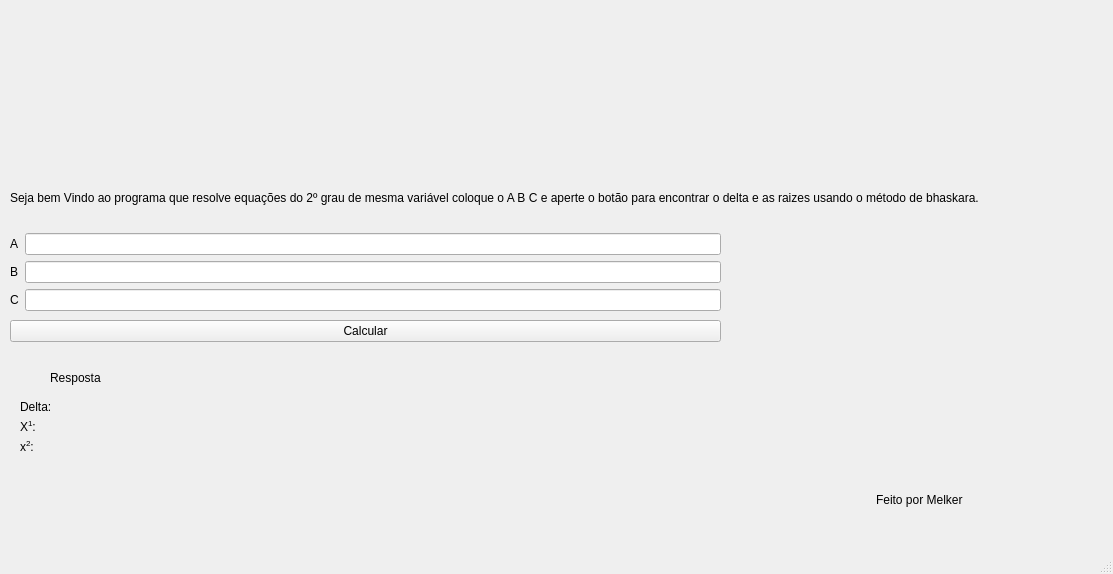
<?xml version="1.0" encoding="UTF-8"?>
<ui version="4.0">
 <class>MainWindow</class>
 <widget class="QMainWindow" name="MainWindow">
  <property name="geometry">
   <rect>
    <x>0</x>
    <y>0</y>
    <width>1113</width>
    <height>574</height>
   </rect>
  </property>
  <property name="windowTitle">
   <string>MainWindow</string>
  </property>
  <widget class="QWidget" name="centralwidget">
   <widget class="QLabel" name="label">
    <property name="geometry">
     <rect>
      <x>450</x>
      <y>0</y>
      <width>211</width>
      <height>171</height>
     </rect>
    </property>
    <property name="minimumSize">
     <size>
      <width>211</width>
      <height>0</height>
     </size>
    </property>
    <property name="text">
     <string/>
    </property>
    <property name="pixmap">
     <pixmap resource="Recursos.qrc">:/new/imagens/PinClipart.com_little-mermaid-clipart-black_527827.png</pixmap>
    </property>
    <property name="scaledContents">
     <bool>true</bool>
    </property>
   </widget>
   <widget class="QLabel" name="label_2">
    <property name="geometry">
     <rect>
      <x>10</x>
      <y>190</y>
      <width>1131</width>
      <height>16</height>
     </rect>
    </property>
    <property name="minimumSize">
     <size>
      <width>1131</width>
      <height>0</height>
     </size>
    </property>
    <property name="text">
     <string>&lt;!DOCTYPE HTML PUBLIC &quot;-//W3C//DTD HTML 4.0//EN&quot; &quot;http://www.w3.org/TR/REC-html40/strict.dtd&quot;&gt;
&lt;html&gt;&lt;head&gt;&lt;meta name=&quot;qrichtext&quot; content=&quot;1&quot; /&gt;&lt;style type=&quot;text/css&quot;&gt;
p, li { white-space: pre-wrap; }
&lt;/style&gt;&lt;/head&gt;&lt;body style=&quot; font-family:'Sans Serif'; font-size:9pt; font-weight:400; font-style:normal;&quot;&gt;
&lt;p align=&quot;justify&quot; style=&quot; margin-top:12px; margin-bottom:12px; margin-left:0px; margin-right:0px; -qt-block-indent:0; text-indent:0px;&quot;&gt;Seja bem Vindo ao programa que resolve equações do 2º grau de mesma variável coloque o A B C e aperte o botão para encontrar o delta e as raizes usando o método de bhaskara.&lt;/p&gt;&lt;/body&gt;&lt;/html&gt;</string>
    </property>
    <property name="textFormat">
     <enum>Qt::AutoText</enum>
    </property>
   </widget>
   <widget class="QLabel" name="label_9">
    <property name="geometry">
     <rect>
      <x>50</x>
      <y>370</y>
      <width>61</width>
      <height>16</height>
     </rect>
    </property>
    <property name="minimumSize">
     <size>
      <width>61</width>
      <height>0</height>
     </size>
    </property>
    <property name="text">
     <string>Resposta</string>
    </property>
   </widget>
   <widget class="QWidget" name="layoutWidget">
    <property name="geometry">
     <rect>
      <x>20</x>
      <y>400</y>
      <width>121</width>
      <height>61</height>
     </rect>
    </property>
    <property name="minimumSize">
     <size>
      <width>121</width>
      <height>0</height>
     </size>
    </property>
    <layout class="QFormLayout" name="formLayout">
     <item row="0" column="0">
      <layout class="QVBoxLayout" name="verticalLayout_3">
       <item>
        <widget class="QLabel" name="label_3">
         <property name="minimumSize">
          <size>
           <width>37</width>
           <height>0</height>
          </size>
         </property>
         <property name="text">
          <string>Delta:</string>
         </property>
        </widget>
       </item>
       <item>
        <widget class="QLabel" name="label_4">
         <property name="minimumSize">
          <size>
           <width>37</width>
           <height>0</height>
          </size>
         </property>
         <property name="text">
          <string>&lt;html&gt;&lt;head/&gt;&lt;body&gt;&lt;p&gt;X&lt;span style=&quot; vertical-align:super;&quot;&gt;1&lt;/span&gt;: &lt;/p&gt;&lt;/body&gt;&lt;/html&gt;</string>
         </property>
        </widget>
       </item>
       <item>
        <widget class="QLabel" name="label_5">
         <property name="minimumSize">
          <size>
           <width>37</width>
           <height>0</height>
          </size>
         </property>
         <property name="text">
          <string>&lt;html&gt;&lt;head/&gt;&lt;body&gt;&lt;p&gt;x&lt;span style=&quot; vertical-align:super;&quot;&gt;2&lt;/span&gt;:&lt;/p&gt;&lt;/body&gt;&lt;/html&gt;</string>
         </property>
        </widget>
       </item>
      </layout>
     </item>
     <item row="0" column="1">
      <layout class="QVBoxLayout" name="verticalLayout_4">
       <item>
        <widget class="QLabel" name="Delta">
         <property name="minimumSize">
          <size>
           <width>72</width>
           <height>0</height>
          </size>
         </property>
         <property name="text">
          <string/>
         </property>
        </widget>
       </item>
       <item>
        <widget class="QLabel" name="x1">
         <property name="minimumSize">
          <size>
           <width>72</width>
           <height>0</height>
          </size>
         </property>
         <property name="text">
          <string/>
         </property>
        </widget>
       </item>
       <item>
        <widget class="QLabel" name="x2">
         <property name="minimumSize">
          <size>
           <width>72</width>
           <height>0</height>
          </size>
         </property>
         <property name="text">
          <string/>
         </property>
        </widget>
       </item>
      </layout>
     </item>
    </layout>
   </widget>
   <widget class="QWidget" name="layoutWidget">
    <property name="geometry">
     <rect>
      <x>10</x>
      <y>230</y>
      <width>711</width>
      <height>116</height>
     </rect>
    </property>
    <layout class="QVBoxLayout" name="verticalLayout_5">
     <item>
      <layout class="QGridLayout" name="gridLayout">
       <item row="0" column="1">
        <layout class="QVBoxLayout" name="verticalLayout">
         <item>
          <widget class="QLineEdit" name="temA"/>
         </item>
         <item>
          <widget class="QLineEdit" name="temB"/>
         </item>
         <item>
          <widget class="QLineEdit" name="temC"/>
         </item>
        </layout>
       </item>
       <item row="0" column="0">
        <layout class="QVBoxLayout" name="verticalLayout_2">
         <item>
          <widget class="QLabel" name="ax">
           <property name="text">
            <string>A</string>
           </property>
          </widget>
         </item>
         <item>
          <widget class="QLabel" name="bx">
           <property name="text">
            <string>B</string>
           </property>
          </widget>
         </item>
         <item>
          <widget class="QLabel" name="cx">
           <property name="text">
            <string>C</string>
           </property>
          </widget>
         </item>
        </layout>
       </item>
      </layout>
     </item>
     <item>
      <widget class="QPushButton" name="pushButton">
       <property name="text">
        <string>Calcular</string>
       </property>
      </widget>
     </item>
    </layout>
   </widget>
   <widget class="QLabel" name="label_6">
    <property name="geometry">
     <rect>
      <x>876</x>
      <y>484</y>
      <width>191</width>
      <height>31</height>
     </rect>
    </property>
    <property name="text">
     <string>Feito por Melker</string>
    </property>
   </widget>
  </widget>
  <widget class="QMenuBar" name="menubar">
   <property name="geometry">
    <rect>
     <x>0</x>
     <y>0</y>
     <width>1113</width>
     <height>20</height>
    </rect>
   </property>
  </widget>
  <widget class="QStatusBar" name="statusbar"/>
 </widget>
 <resources>
  <include location="Recursos.qrc"/>
 </resources>
 <connections/>
</ui>
